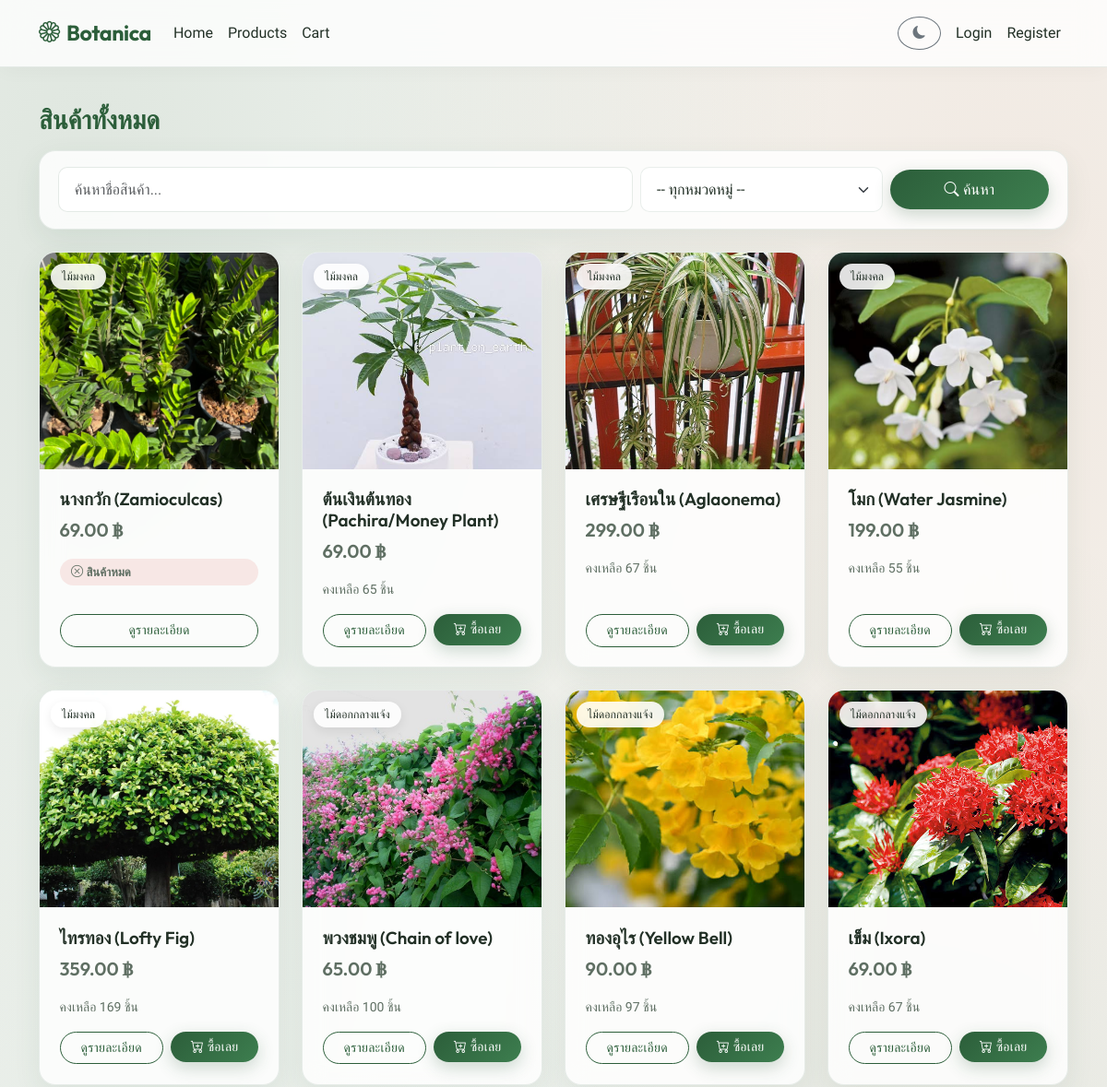
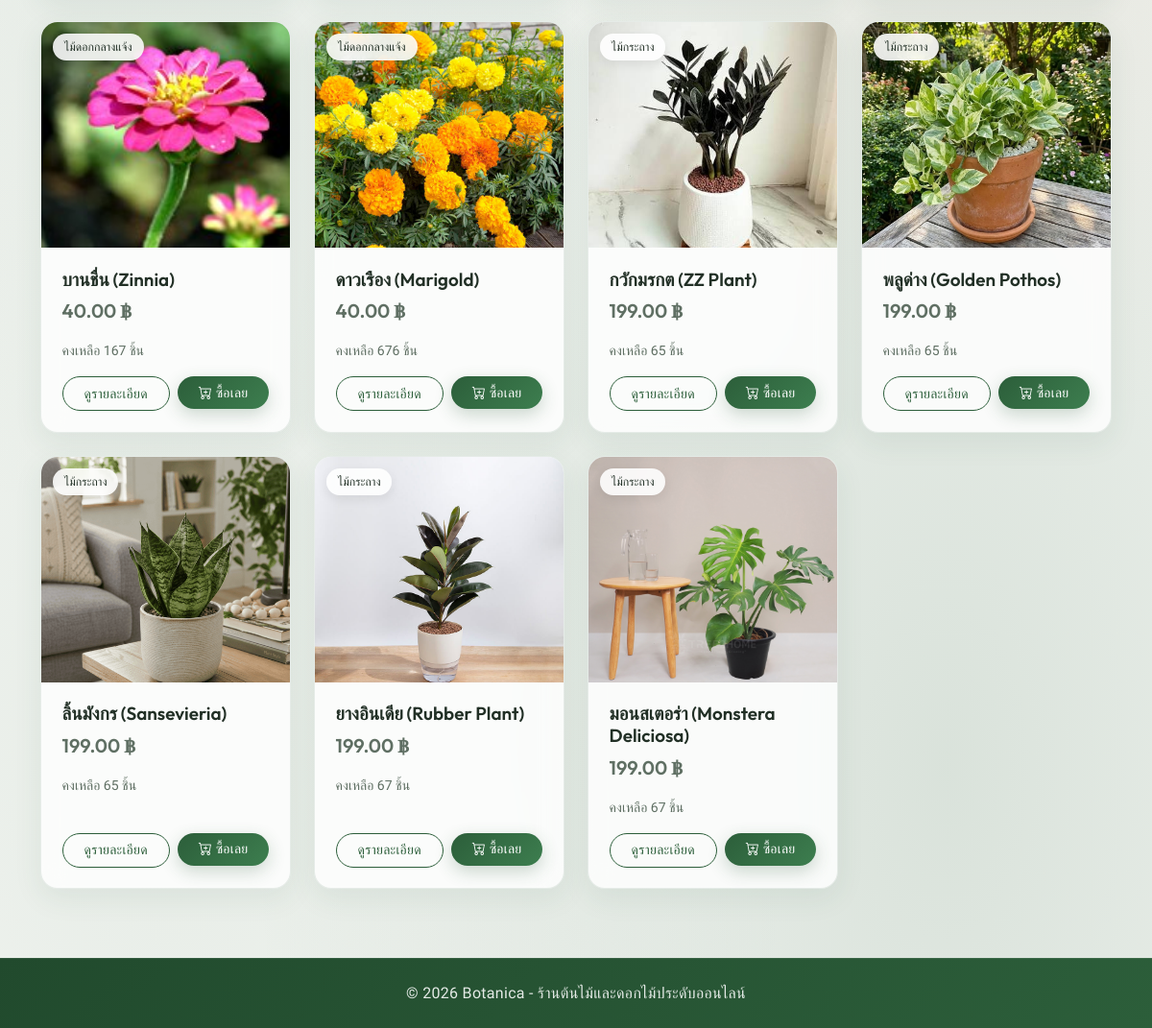
Screenshot of /products/ with the database file from the repository (2 pictures, top to bottom).
### products/models.py (models this page shows, shortened)
class Product(models.Model):
    name = models.CharField('ชื่อสินค้า', max_length=200)
    category = models.ForeignKey(
        Category, verbose_name='หมวดหมู่', on_delete=models.SET_NULL,
        null=True, blank=True, related_name='products'
    )
    description = models.TextField('รายละเอียดสินค้า', blank=True)
    price = models.DecimalField('ราคา', max_digits=10, decimal_places=2, validators=[MinValueValidator(Decimal("0.01"))])
    stock = models.PositiveIntegerField('จำนวนคงเหลือ', default=0)
    image = models.ImageField('รูปสินค้า', upload_to='products/', blank=True, null=True)
    created_at = models.DateTimeField('วันที่เพิ่มสินค้า', auto_now_add=True)
    class Meta:
        verbose_name = 'สินค้า'
        verbose_name_plural = 'สินค้า'
        ordering = ['-created_at']
    @property
    def is_out_of_stock(self):
        return self.stock == 0

class Category(models.Model):
    name = models.CharField('ชื่อหมวดหมู่', max_length=100, unique=True)
    class Meta:
        verbose_name = 'หมวดหมู่สินค้า'
        verbose_name_plural = 'หมวดหมู่สินค้า'
        ordering = ['name']

### products/views.py (the view)
# urls.py: path('products/', views.product_list_view, name='product_list'),
def product_list_view(request):
    products = Product.objects.all()
    query = request.GET.get('q', '').strip()
    if query:
        products = products.filter(name__icontains=query)
    category_id = request.GET.get('category', '')
    if category_id.isdigit():
        products = products.filter(category_id=int(category_id))
    else:
        category_id = ''
    categories = Category.objects.all()
    return render(request, 'products/product_list.html', {
        'products': products,
        'categories': categories,
        'query': query,
        'selected_category': category_id,
    })

### cart/cart.py (called while the page is built, shortened)
    def __iter__(self):
        product_ids = list(self.cart.keys())
        products = Product.objects.filter(id__in=product_ids)
        products_map = {str(p.id): p for p in products}
        missing_ids = set(product_ids) - set(products_map.keys())
        if missing_ids:
            for product_id in missing_ids:
                self.cart.pop(product_id, None)
            self.save()

    def __len__(self):
        return sum(item["quantity"] for item in self)

### cart/context_processors.py (called while the page is built)
def cart_summary(request):
    cart = Cart(request)
    return {'cart_count': len(cart)}

### products/templates/products/product_list.html (shortened to what this page needs)
{% extends 'base.html' %}
{% block content %}
<h3 class="mb-3">
    {% if query %}ผลการค้นหา: "{{ query }}"{% else %}สินค้าทั้งหมด{% endif %}
</h3>
<div class="filter-bar-card mb-4">
    <form method="get" class="row g-2 align-items-center">
        <div class="col-md-7">
            <input type="text" name="q" class="form-control" placeholder="ค้นหาชื่อสินค้า..." value="{{ query }}">
        </div>
        <div class="col-md-3">
            <select name="category" class="form-select">
                <option value="">-- ทุกหมวดหมู่ --</option>
            </select>
        </div>
        <div class="col-md-2 d-flex gap-2">
            <button type="submit" class="btn btn-primary flex-fill"><i class="bi bi-search"></i> ค้นหา</button>
        </div>
    </form>
</div>
<div class="row row-cols-1 row-cols-sm-2 row-cols-md-4 g-4">
    {% for product in products %}
    {% include 'products/_product_card.html' %}
    {% empty %}
    <p class="text-muted">ไม่พบสินค้าที่ค้นหา</p>
    {% endfor %}
</div>
{% endblock %}

### products/templates/products/_product_card.html (shortened to what this page needs)
<div class="col">
    <div class="card product-card h-100">
        <div class="card-img-wrapper">
            {% if product.image %}
            <img src="{{ product.image.url }}" class="card-img-top" alt="{{ product.name }}">
            {% else %}
            <div class="card-img-top d-flex align-items-center justify-content-center bg-light text-muted">
                <i class="bi bi-flower2" style="font-size: 3rem;"></i>
            </div>
            {% endif %}
            {% if product.category %}
            <span class="category-badge">{{ product.category.name }}</span>
            {% endif %}
        </div>
        <div class="card-body d-flex flex-column">
            <h5 class="card-title">{{ product.name }}</h5>
            <p class="price-tag">{{ product.price }} ฿</p>
            {% if product.is_out_of_stock %}
            <p class="out-of-stock mb-2"><i class="bi bi-x-circle"></i> สินค้าหมด</p>
            {% else %}
            <p class="text-muted mb-3 small">คงเหลือ {{ product.stock }} ชิ้น</p>
            {% endif %}
            <div class="mt-auto d-flex gap-2">
                <a href="{% url 'products:product_detail' product.pk %}" class="btn btn-outline-primary btn-sm flex-fill">ดูรายละเอียด</a>
                {% if not product.is_out_of_stock %}
                <form method="post" action="{% url 'cart:add' product.pk %}" class="flex-fill">
                    <button type="submit" class="btn btn-primary btn-sm w-100">
                        <i class="bi bi-cart-plus"></i> ซื้อเลย
                    </button>
                </form>
                {% endif %}
            </div>
        </div>
    </div>
</div>

### static/css/style.css (style rules this page uses)
:root { --primary: #2C5E3A; --primary-light: #3d7e4f; --primary-rgb: 44, 94, 58; --secondary: #8CA790; --accent: #CC7A52; --bg-color: #F6F8F5; --surface-glass: rgba(255, 255, 255, 0.82); --surface-solid: #ffffff; --surface-border: rgba(44, 94, 58, 0.1); --text-main: #223026; --text-muted: #5f6f63; --white: #ffffff; --shadow-soft: 0 10px 30px rgba(44, 94, 58, 0.08); --shadow-hover: 0 20px 40px rgba(44, 94, 58, 0.14); --navbar-bg: rgba(255, 255, 255, 0.78); --navbar-border: rgba(44, 94, 58, 0.1); --radius-sm: 10px; --radius-md: 18px; --radius-lg: 26px; --radius-pill: 50px; --transition: all 0.3s cubic-bezier(0.25, 0.8, 0.25, 1); --bs-body-color: var(--text-main); --bs-body-bg: var(--bg-color); }
body { min-height: 100vh; display: flex; flex-direction: column; background-color: var(--bg-color); background-image: radial-gradient(at 8% 10%, rgba(140, 167, 144, 0.22) 0px, transparent 52%), radial-gradient(at 92% 14%, rgba(204, 122, 82, 0.12) 0px, transparent 48%), radial-gradient(at 82% 88%, rgba(44, 94, 58, 0.14) 0px, transparent 52%), radial-gradient(at 15% 85%, rgba(140, 167, 144, 0.15) 0px, transparent 45%); background-attachment: fixed; color: var(--text-main); font-family: 'Prompt', 'Outfit', sans-serif; -webkit-font-smoothing: antialiased; position: relative; overflow-x: hidden; }
.text-muted, .form-text { color: var(--text-muted) !important; }
h1, h2, h3, h4, h5, h6, .navbar-brand { font-family: 'Outfit', 'Prompt', sans-serif; font-weight: 600; color: var(--primary); }
.btn { border-radius: var(--radius-pill); padding: 0.58rem 1.4rem; font-weight: 500; transition: var(--transition); letter-spacing: 0.2px; }
.btn-sm { padding: 0.4rem 0.95rem; font-size: 0.875rem; }
.btn-primary { background: linear-gradient(135deg, var(--primary) 0%, var(--primary-light) 100%); border: none; color: #ffffff; box-shadow: 0 6px 18px rgba(var(--primary-rgb), 0.24); }
.btn-outline-primary { color: var(--primary); border-color: var(--primary); }
.card { border: 1px solid var(--surface-border); border-radius: var(--radius-md); background: var(--surface-glass); backdrop-filter: blur(12px); -webkit-backdrop-filter: blur(12px); box-shadow: var(--shadow-soft); transition: var(--transition); overflow: hidden; height: 100%; }
.card-img-wrapper { position: relative; overflow: hidden; }
.card-img-top { height: 235px; object-fit: cover; transition: transform 0.55s ease; }
.category-badge { position: absolute; top: 12px; left: 12px; background: rgba(255, 255, 255, 0.88); color: #223026; backdrop-filter: blur(8px); font-size: 0.76rem; font-weight: 500; padding: 0.3rem 0.75rem; border-radius: var(--radius-pill); box-shadow: 0 4px 12px rgba(0, 0, 0, 0.08); }
.card-body { padding: 1.35rem; }
.card-title { font-size: 1.18rem; margin-bottom: 0.45rem; color: var(--text-main); }
.card-text, .card p { color: var(--text-muted); }
.price-tag { color: var(--accent); font-size: 1.25rem; font-weight: 600; font-family: 'Outfit', sans-serif; }
.out-of-stock { color: #d9534f; font-weight: 600; background: rgba(217, 83, 79, 0.12); padding: 0.28rem 0.78rem; border-radius: var(--radius-pill); font-size: 0.82rem; display: inline-block; }
.filter-bar-card { background: var(--surface-glass); backdrop-filter: blur(12px); -webkit-backdrop-filter: blur(12px); border: 1px solid var(--surface-border); border-radius: var(--radius-md); padding: 1.1rem 1.25rem; box-shadow: var(--shadow-soft); }
.form-control, .form-select { border-radius: var(--radius-sm); padding: 0.72rem 1.05rem; border: 1px solid var(--surface-border); background-color: var(--surface-solid); color: var(--text-main); transition: var(--transition); }

### rows the page displays
Product: image (picture), category.name "ไม้มงคล", name "นางกวัก (Zamioculcas)", price "69.00", stock 0 (drawn)
Product: image (picture), category.name "ไม้มงคล", name "ต้นเงินต้นทอง (Pachira/Money Plant)", price "69.00", stock "65", shows "ซื้อเลย"
Product: image (picture), category.name "ไม้มงคล", name "เศรษฐีเรือนใน (Aglaonema)", price "299.00", stock "67", shows "ซื้อเลย"
Product: image (picture), category.name "ไม้มงคล", name "โมก (Water Jasmine)", price "199.00", stock "55", shows "ซื้อเลย"
Product: image (picture), category.name "ไม้มงคล", name "ไทรทอง (Lofty Fig)", price "359.00", stock "169", shows "ซื้อเลย"
Product: image (picture), category.name "ไม้ดอกกลางแจ้ง", name "พวงชมพู (Chain of love)", price "65.00", stock "100", shows "ซื้อเลย"
Product: image (picture), category.name "ไม้ดอกกลางแจ้ง", name "ทองอุไร (Yellow Bell)", price "90.00", stock "97", shows "ซื้อเลย"
Product: image (picture), category.name "ไม้ดอกกลางแจ้ง", name "เข็ม (Ixora)", price "69.00", stock "67", shows "ซื้อเลย"
Product: image (picture), category.name "ไม้ดอกกลางแจ้ง", name "บานชื่น (Zinnia)", price "40.00", stock "167", shows "ซื้อเลย"
Product: image (picture), category.name "ไม้ดอกกลางแจ้ง", name "ดาวเรือง (Marigold)", price "40.00", stock "676", shows "ซื้อเลย"
Product: image (picture), category.name "ไม้กระถาง", name "กวักมรกต (ZZ Plant)", price "199.00", stock "65", shows "ซื้อเลย"
Product: image (picture), category.name "ไม้กระถาง", name "พลูด่าง (Golden Pothos)", price "199.00", stock "65", shows "ซื้อเลย"
Product: image (picture), category.name "ไม้กระถาง", name "ลิ้นมังกร (Sansevieria)", price "199.00", stock "65", shows "ซื้อเลย"
Product: image (picture), category.name "ไม้กระถาง", name "ยางอินเดีย (Rubber Plant)", price "199.00", stock "67", shows "ซื้อเลย"
Product: image (picture), category.name "ไม้กระถาง", name "มอนสเตอร่า (Monstera Deliciosa)", price "199.00", stock "67", shows "ซื้อเลย"
